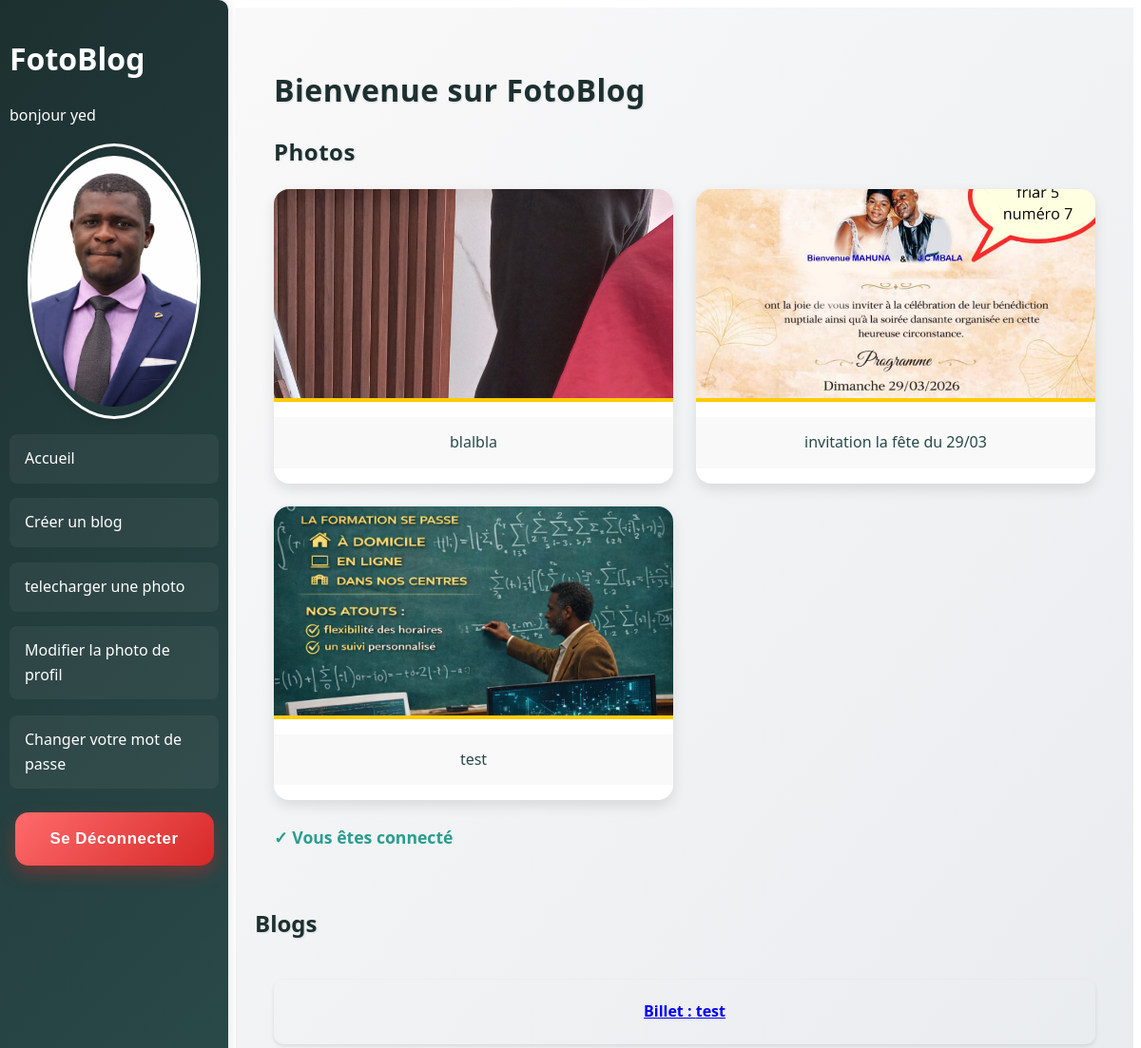
The app's page /home/ (signed in) with its own data.
### authentication/models.py (models this page shows)
class User(AbstractUser):
    CREATOR = 'CREATOR'
    SUBSCRIBER = 'SUBSCRIBER'
    ROLE_CHOICES = (
        (CREATOR,'Createur'),
        (SUBSCRIBER, 'Abonné')
    )
    profile_photo = models.ImageField(verbose_name='photo de profil')
    role = models.CharField(max_length=30, choices=ROLE_CHOICES, verbose_name='role')

### blog/models.py (models this page shows, shortened)
class Photo(models.Model):
    image = models.ImageField()
    caption = models.CharField(max_length=255, blank=True)
    uploader = models.ForeignKey(settings.AUTH_USER_MODEL, on_delete=models.CASCADE)
    date_created = models.DateTimeField(auto_now_add=True)

class Blog(models.Model):
    photo = models.ForeignKey(Photo, null=True, on_delete=models.SET_NULL, blank=True)
    title = models.CharField(max_length=255)
    content = models.TextField()
    author = models.ForeignKey(settings.AUTH_USER_MODEL, on_delete=models.CASCADE)
    date_created = models.DateTimeField(auto_now_add=True)
    starred = models.BooleanField(default=False)

### blog/views.py (the view)
# urls.py: 2. Add a URL to urlpatterns:  path('', views.home, name='home')
@login_required
def home(request):
    photo = Photo.objects.all()
    blog = Blog.objects.all()
    return render(request, 'blog/home.html', context={'photos': photo, 'blogs': blog})

### blog/templates/blog/home.html (shortened to what this page needs)
{% extends 'base.html' %}
{% block content %}
    <div class="container">
        <h1>Bienvenue sur FotoBlog</h1>
        <section class="photos-section">
            <h2>Photos</h2>
            <div class="photos-grid">
                {% for photo in photos %}
                    <div class="photo-card">
                        <img src="{{ photo.image.url }}" alt="{{ photo.caption }}" class="photo-image">
                        <p class="photo-caption">{{ photo.caption }}</p>
                    </div>
                {% endfor %}
            </div>
        </section>
        <p class="status">✓ Vous êtes connecté</p>
    </div>
    <h2>Blogs</h2>
    <div class="grid-container">
        {% for blog in blogs %}
        <div class="post">
            <a href="{% url 'view_blog' blog.id %}">
                <h4>Billet : {{ blog.title }}</h4>
            </a>
        </div>
        {% endfor %}
    </div>
{% endblock %}

### templates/base.html (shortened to what this page needs)
{% load static %}
<!DOCTYPE html>
<html lang="en">
<head>
    <link rel="stylesheet" href="{% static 'css/style.css' %}">
</head>
<body>
    {% if user.is_authenticated %}
    <div class="sidebar">
    <h1>FotoBlog</h1>
        <p>bonjour  {{ request.user }}</p>
        {% if user.profile_photo %}
        <img src="{{ user.profile_photo.url }}" alt="Profile Photo" class="avatar">
        {% else %}
        <img src="{% static 'img/default_profile.png' %}" alt="" class="avatar">
        {% endif %}
        <p><a href="{% url 'home' %}">Accueil</a></p>
        <p><a href="{% url 'blog_create' %}">Créer un blog</a></p>
        <p><a href="{% url 'photo_upload'%}">telecharger une photo</a></p>
        <p><a href="{% url 'upload_profile_photo' %}">Modifier la photo de profil</a></p>
        <p><a href="{% url 'password_change' %}">Changer votre mot de passe</a></p>
    <p>
    <form action="{% url 'logout' %}" method="post">
        <button type="submit" class="logout-btn">Se Déconnecter</button>
    </form>
</p>
    {% endif %}
    </div>
    <div class="main">
        {% block content %}
    {% endblock %}
    </div>
</body>
</html>

### records on screen
User: user "yed", profile_photo (picture)
Photo: image (picture), caption "blalbla"
Photo: image (picture), caption "invitation la fête du 29/03"
Photo: image (picture), caption "test"
Blog: title "test"
